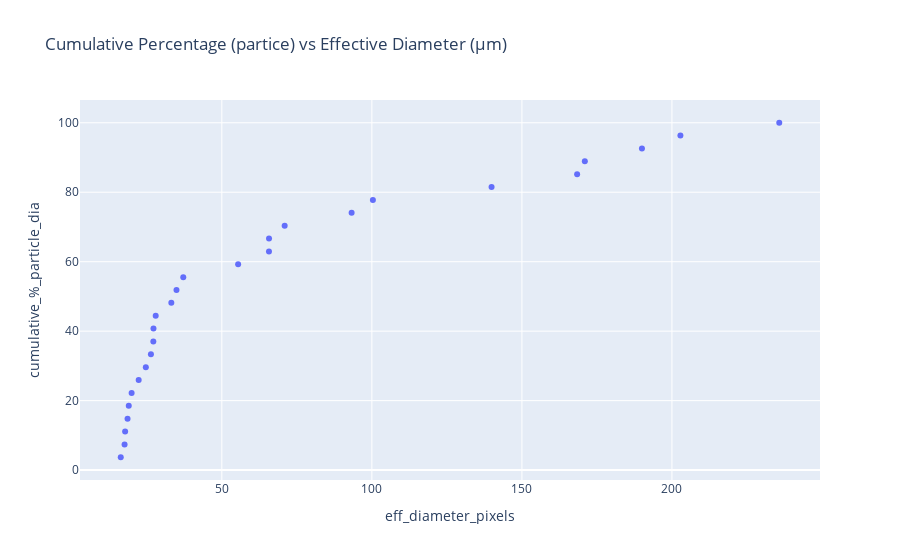

The code cell stored with this chart in its notebook:
### Code cell
fig_dia = px.scatter(dia_data,
                     x="eff_diameter_pixels", 
                     y="cumulative_%_particle_dia",
                     title="Cumulative Percentage (partice) vs Effective Diameter (µm)", )
fig_dia.show()

### Figure 1 — Plotly figure (JSON) as saved in the notebook; plotly's stock layout.template omitted (floating-point values rounded to 4 significant figures)
{"data": [{"hovertemplate": "eff_diameter_pixels=%{x}<br>cumulative_%_particle_dia=%{y}<extra></extra>", "legendgroup": "", "marker": {"color": "#636efa", "symbol": "circle"}, "mode": "markers", "name": "", "orientation": "v", "showlegend": false, "type": "scatter", "x": [16.31, 17.59, 17.77, 18.58, 18.98, 19.93, 22.28, 24.67, 26.37, 27.17, 27.22, 27.96, 33.17, 34.89, 37.15, 55.43, 65.71, 65.73, 70.94, 93.25, 100.3, 139.9, 168.4, 171.0, 190.0, 202.8, 235.8], "xaxis": "x", "y": [3.704, 7.407, 11.11, 14.81, 18.52, 22.22, 25.93, 29.63, 33.33, 37.04, 40.74, 44.44, 48.15, 51.85, 55.56, 59.26, 62.96, 66.67, 70.37, 74.07, 77.78, 81.48, 85.19, 88.89, 92.59, 96.3, 100], "yaxis": "y"}], "layout": {"legend": {"tracegroupgap": 0}, "title": {"text": "Cumulative Percentage (partice) vs Effective Diameter (µm)"}, "xaxis": {"anchor": "y", "domain": [0, 1], "title": {"text": "eff_diameter_pixels"}}, "yaxis": {"anchor": "x", "domain": [0, 1], "title": {"text": "cumulative_%_particle_dia"}}}}
